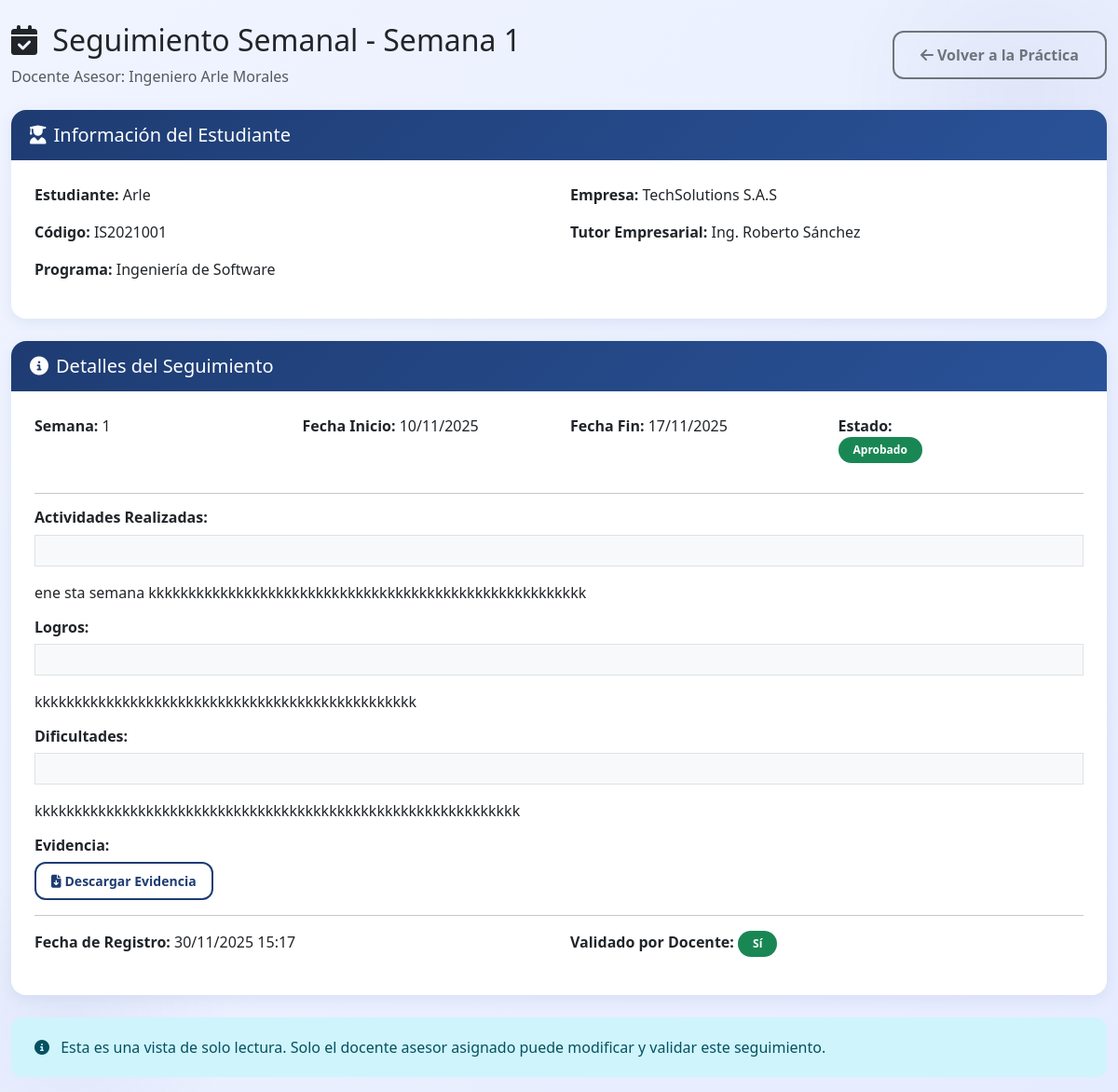
Screenshot of /coordinacion/docentes-asesores/9/seguimiento/1/ (signed in) with the database file from the repository.
### coordinacion/models.py (models this page shows, shortened)
class SeguimientoSemanal(models.Model):
    ESTADO_CHOICES = [
        ('PENDIENTE', 'Pendiente de Revisión'),
        ('APROBADO', 'Aprobado'),
        ('RECHAZADO', 'Requiere Correcciones'),
    ]
    practica = models.ForeignKey(PracticaEmpresarial, on_delete=models.CASCADE, related_name='seguimientos')
    semana_numero = models.IntegerField()
    fecha_inicio = models.DateField()
    fecha_fin = models.DateField()
    actividades_realizadas = models.TextField()
    logros = models.TextField(blank=True, null=True)
    dificultades = models.TextField(blank=True, null=True)
    evidencia = models.FileField(
        upload_to='practicas/seguimientos/',
        validators=[FileExtensionValidator(['pdf', 'jpg', 'png', 'docx', 'zip'])],
        blank=True,
        null=True
    )
    estado = models.CharField(max_length=20, choices=ESTADO_CHOICES, default='PENDIENTE')
    validado_tutor = models.BooleanField(default=False)
    validado_docente = models.BooleanField(default=False)
    calificacion = models.DecimalField(
        max_digits=3,
        decimal_places=1,
        blank=True,
        null=True,
        help_text="Calificación del docente asesor (0.0 - 5.0)"
    )
    observaciones_tutor = models.TextField(blank=True, null=True)
    observaciones_docente = models.TextField(blank=True, null=True)
    fecha_revision_docente = models.DateTimeField(blank=True, null=True)
    fecha_registro = models.DateTimeField(auto_now_add=True)
    fecha_actualizacion = models.DateTimeField(auto_now=True)
    class Meta:
        verbose_name = 'Seguimiento Semanal'
        verbose_name_plural = 'Seguimientos Semanales'
        ordering = ['practica', 'semana_numero']
        unique_together = ['practica', 'semana_numero']

class DocenteAsesor(models.Model):
    user = models.OneToOneField(User, on_delete=models.CASCADE, related_name='docente_asesor')
    nombre_completo = models.CharField(max_length=200)
    cedula = models.CharField(max_length=20, unique=True, null=True, blank=True)
    email = models.EmailField()
    telefono = models.CharField(max_length=20)
    especialidad = models.CharField(max_length=200)
    foto_perfil = models.ImageField(
        upload_to='docentes/fotos_perfil/',
        blank=True,
        null=True,
        help_text="Foto de perfil del docente asesor"
    )
    activo = models.BooleanField(default=True)
    fecha_registro = models.DateTimeField(auto_now_add=True)
    class Meta:
        verbose_name = 'Docente Asesor'
        verbose_name_plural = 'Docentes Asesores'

class PracticaEmpresarial(models.Model):
    ESTADO_CHOICES = [
        ('EN_CURSO', 'En Curso'),
        ('FINALIZADA', 'Finalizada'),
        ('CANCELADA', 'Cancelada'),
    ]
    estudiante = models.ForeignKey(Estudiante, on_delete=models.CASCADE, related_name='practicas')
    empresa = models.ForeignKey(Empresa, on_delete=models.CASCADE, related_name='practicas')
    vacante = models.ForeignKey(Vacante, on_delete=models.SET_NULL, null=True, related_name='practicas')
    tutor_empresarial = models.ForeignKey(TutorEmpresarial, on_delete=models.SET_NULL, null=True,
                                          related_name='practicas_supervisadas')
    docente_asesor = models.ForeignKey(DocenteAsesor, on_delete=models.SET_NULL, null=True,
                                       related_name='practicas_asesoradas')
    fecha_inicio = models.DateField()
    fecha_fin_estimada = models.DateField()
    fecha_fin_real = models.DateField(blank=True, null=True)
    plan_practica = models.FileField(
        upload_to='practicas/planes/',
        validators=[FileExtensionValidator(['pdf'])],
        blank=True,
        null=True
    )
    plan_aprobado = models.BooleanField(default=False)
    estado = models.CharField(max_length=20, choices=ESTADO_CHOICES, default='EN_CURSO')
    asignada_por = models.ForeignKey(Coordinador, on_delete=models.CASCADE, related_name='practicas_asignadas')
    fecha_creacion = models.DateTimeField(auto_now_add=True)
    observaciones = models.TextField(blank=True, null=True)
    class Meta:
        verbose_name = 'Práctica Empresarial'
        verbose_name_plural = 'Prácticas Empresariales'
        ordering = ['-fecha_creacion']

class Estudiante(models.Model):
    ESTADO_CHOICES = [
        ('APTO', 'Apto para Práctica'),
        ('EN_PRACTICA', 'En Práctica'),
        ('FINALIZADO', 'Práctica Finalizada'),
        ('NO_APTO', 'No Apto'),
    ]
    user = models.OneToOneField(User, on_delete=models.CASCADE, related_name='estudiante')
    codigo = models.CharField(max_length=20, unique=True)
    nombre_completo = models.CharField(max_length=200)
    email = models.EmailField()
    telefono = models.CharField(max_length=20)
    programa_academico = models.CharField(max_length=200)
    semestre = models.IntegerField()
    foto_perfil = models.ImageField(
        upload_to='estudiantes/fotos_perfil/',
        blank=True,
        null=True,
        help_text="Foto de perfil del estudiante"
    )
    hoja_vida = models.FileField(
        upload_to='estudiantes/hojas_vida/',
        validators=[FileExtensionValidator(['pdf'])],
        blank=True,
        null=True
    )
    estado = models.CharField(max_length=20, choices=ESTADO_CHOICES, default='APTO')
    promedio_academico = models.DecimalField(max_digits=3, decimal_places=2, blank=True, null=True)
    fecha_registro = models.DateTimeField(auto_now_add=True)
    class Meta:
        verbose_name = 'Estudiante'
        verbose_name_plural = 'Estudiantes'
        ordering = ['nombre_completo']

class Empresa(models.Model):
    ESTADO_CHOICES = [
        ('PENDIENTE', 'Pendiente de Aprobación'),
        ('APROBADA', 'Aprobada'),
        ('RECHAZADA', 'Rechazada'),
        ('INACTIVA', 'Inactiva'),
    ]
    razon_social = models.CharField(max_length=300)
    nit = models.CharField(max_length=20, unique=True)
    direccion = models.CharField(max_length=300)
    telefono = models.CharField(max_length=20)
    email = models.EmailField()
    ciudad = models.CharField(max_length=100)
    representante_nombre = models.CharField(max_length=200)
    representante_cargo = models.CharField(max_length=100)
    representante_email = models.EmailField()
    representante_telefono = models.CharField(max_length=20)
    camara_comercio = models.FileField(
        upload_to='empresas/documentos/',
        validators=[FileExtensionValidator(['pdf'])],
        blank=True,
        null=True
    )
    rut = models.FileField(
        upload_to='empresas/documentos/',
        validators=[FileExtensionValidator(['pdf'])],
        blank=True,
        null=True
    )
    estado = models.CharField(max_length=20, choices=ESTADO_CHOICES, default='PENDIENTE')
    fecha_registro = models.DateTimeField(auto_now_add=True)
    fecha_aprobacion = models.DateTimeField(blank=True, null=True)
    aprobada_por = models.ForeignKey(
        Coordinador,
        on_delete=models.SET_NULL,
        null=True,
        blank=True,
        related_name='empresas_aprobadas'
    )
    observaciones = models.TextField(blank=True, null=True)
    class Meta:
        verbose_name = 'Empresa Formadora'
        verbose_name_plural = 'Empresas Formadoras'
        ordering = ['-fecha_registro']

class TutorEmpresarial(models.Model):
    user = models.OneToOneField(
        User,
        on_delete=models.CASCADE,
        related_name='tutor_empresarial',
        null=True,
        blank=True,
        help_text="Usuario asociado al tutor empresarial"
    )
    empresa = models.ForeignKey(Empresa, on_delete=models.CASCADE, related_name='tutores')
    nombre_completo = models.CharField(max_length=200)
    cargo = models.CharField(max_length=100)
    email = models.EmailField()
    telefono = models.CharField(max_length=20)
    foto_perfil = models.ImageField(
        upload_to='tutores/fotos_perfil/',
        blank=True,
        null=True,
        help_text="Foto de perfil del tutor empresarial"
    )
    activo = models.BooleanField(default=True)
    fecha_registro = models.DateTimeField(auto_now_add=True)
    class Meta:
        verbose_name = 'Tutor Empresarial'
        verbose_name_plural = 'Tutores Empresariales'

### coordinacion/docente_coordinacion_views.py (the view)
# urls.py: path('docentes-asesores/<int:docente_id>/seguimiento/<int:seguimiento_id>/', docente_coordinacion_views.docente_asesor_seguimiento_detalle, name='docente_asesor_seguimiento_detalle'),
@coordinator_required
def docente_asesor_seguimiento_detalle(request, docente_id, seguimiento_id):
    docente = get_object_or_404(DocenteAsesor, id=docente_id)
    seguimiento = get_object_or_404(
        SeguimientoSemanal,
        id=seguimiento_id,
        practica__docente_asesor=docente
    )
    context = {
        'docente': docente,
        'seguimiento': seguimiento,
        'desde_coordinacion': True,
    }
    return render(request, 'coordinacion/docentes_asesores/seguimiento_detalle.html', context)

### coordinacion/templates/coordinacion/docentes_asesores/seguimiento_detalle.html (shortened to what this page needs)
{% extends 'coordinacion/base.html' %}
{% block content %}
<div class="container-fluid mt-4">
    <div class="d-flex justify-content-between align-items-center mb-4">
        <div>
            <h2>
                <i class="fas fa-calendar-check me-2"></i>
                Seguimiento Semanal - Semana {{ seguimiento.semana_numero }}
            </h2>
            <p class="text-muted mb-0">
                Docente Asesor: {{ docente.nombre_completo }}
            </p>
        </div>
        <div>
            <a href="{% url 'coordinacion:docente_asesor_practica_detalle' docente.id seguimiento.practica.id %}"
               class="btn btn-outline-secondary">
                <i class="fas fa-arrow-left me-1"></i>Volver a la Práctica
            </a>
        </div>
    </div>
    <div class="card mb-4">
        <div class="card-header bg-primary text-white">
            <h5 class="mb-0"><i class="fas fa-user-graduate me-2"></i>Información del Estudiante</h5>
        </div>
        <div class="card-body">
            <div class="row">
                <div class="col-md-6">
                    <p><strong>Estudiante:</strong> {{ seguimiento.practica.estudiante.nombre_completo }}</p>
                    <p><strong>Código:</strong> {{ seguimiento.practica.estudiante.codigo }}</p>
                    <p><strong>Programa:</strong> {{ seguimiento.practica.estudiante.programa_academico }}</p>
                </div>
                <div class="col-md-6">
                    <p><strong>Empresa:</strong> {{ seguimiento.practica.empresa.razon_social }}</p>
                    <p><strong>Tutor Empresarial:</strong>
                        {% if seguimiento.practica.tutor_empresarial %}
                            {{ seguimiento.practica.tutor_empresarial.nombre_completo }}
                        {% else %}
                            No asignado
                        {% endif %}
                    </p>
                </div>
            </div>
        </div>
    </div>
    <div class="card mb-4">
        <div class="card-header bg-info text-white">
            <h5 class="mb-0"><i class="fas fa-info-circle me-2"></i>Detalles del Seguimiento</h5>
        </div>
        <div class="card-body">
            <div class="row mb-3">
                <div class="col-md-3">
                    <p><strong>Semana:</strong> {{ seguimiento.semana_numero }}</p>
                </div>
                <div class="col-md-3">
                    <p><strong>Fecha Inicio:</strong> {{ seguimiento.fecha_inicio|date:"d/m/Y" }}</p>
                </div>
                <div class="col-md-3">
                    <p><strong>Fecha Fin:</strong> {{ seguimiento.fecha_fin|date:"d/m/Y" }}</p>
                </div>
                <div class="col-md-3">
                    <p><strong>Estado:</strong><br>
                        {% if seguimiento.estado == 'PENDIENTE' %}
                            <span class="badge bg-warning text-dark">Pendiente</span>
                        {% elif seguimiento.estado == 'APROBADO' %}
                            <span class="badge bg-success">Aprobado</span>
                        {% else %}
                            <span class="badge bg-danger">Requiere Correcciones</span>
                        {% endif %}
                    </p>
                </div>
            </div>
            <hr>
            <div class="mb-3">
                <h6><strong>Actividades Realizadas:</strong></h6>
                <p class="border p-3 bg-light">{{ seguimiento.actividades_realizadas|linebreaks }}</p>
            </div>
            {% if seguimiento.logros %}
            <div class="mb-3">
                <h6><strong>Logros:</strong></h6>
                <p class="border p-3 bg-light">{{ seguimiento.logros|linebreaks }}</p>
            </div>
            {% endif %}
            {% if seguimiento.dificultades %}
            <div class="mb-3">
                <h6><strong>Dificultades:</strong></h6>
                <p class="border p-3 bg-light">{{ seguimiento.dificultades|linebreaks }}</p>
            </div>
            {% endif %}
            {% if seguimiento.evidencia %}
            <div class="mb-3">
                <h6><strong>Evidencia:</strong></h6>
                <a href="{{ seguimiento.evidencia.url }}" target="_blank" class="btn btn-sm btn-outline-primary">
                    <i class="fas fa-file-download me-1"></i>Descargar Evidencia
                </a>
            </div>
            {% endif %}
            <hr>
            <div class="row">
                <div class="col-md-6">
                    <p><strong>Fecha de Registro:</strong> {{ seguimiento.fecha_registro|date:"d/m/Y H:i" }}</p>
                </div>
                <div class="col-md-6">
                    <p><strong>Validado por Docente:</strong>
                        {% if seguimiento.validado_docente %}
                            <span class="badge bg-success">Sí</span>
                            <br><small>{{ seguimiento.fecha_validacion|date:"d/m/Y H:i" }}</small>
                        {% else %}
                            <span class="badge bg-warning text-dark">No</span>
                        {% endif %}
                    </p>
                </div>
            </div>
        </div>
    </div>
    <div class="alert alert-info">
        <i class="fas fa-info-circle me-2"></i>
        Esta es una vista de solo lectura. Solo el docente asesor asignado puede modificar y validar este seguimiento.
    </div>
</div>
{% endblock %}

### rows the page displays
SeguimientoSemanal: semana_numero "1", practica.estudiante.nombre_completo "Arle", practica.estudiante.codigo "IS2021001", practica.estudiante.programa_academico "Ingeniería de Software", practica.empresa.razon_social "TechSolutions S.A.S", practica.tutor_empresarial.nombre_completo "Ing. Roberto Sánchez", fecha_inicio "10/11/2025", fecha_fin "17/11/2025", actividades_realizadas "ene sta semana kkkkkkkkkkkkkkkkkkkkkkkkkkkkkkkkkkkkkkkkkkkkkkkkkkkkkkk", logros "kkkkkkkkkkkkkkkkkkkkkkkkkkkkkkkkkkkkkkkkkkkkkkkk", dificultades "kkkkkkkkkkkkkkkkkkkkkkkkkkkkkkkkkkkkkkkkkkkkkkkkkkkkkkkkkkkkk", fecha_registro "30/11/2025 15:17"
DocenteAsesor: nombre_completo "Ingeniero Arle Morales"
